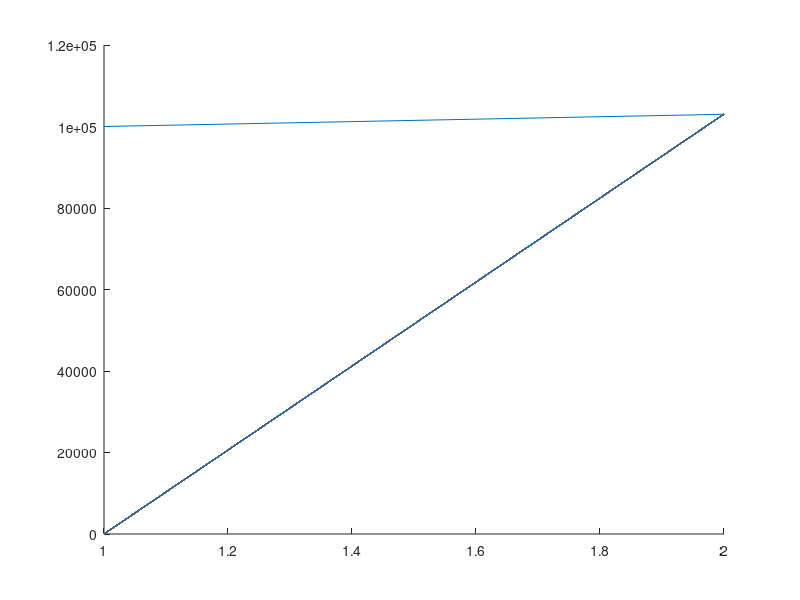

Write the MATLAB code that produced this figure.
clc;cla;clear all;capital = 100000;taux = 0.03;nbAnnee = 1;nbJour = nbAnnee / 365;resultat(1) = capital;resultat6Mois(1) = capital;resultatFrequence(1) = capital; # ---- point n°1 -------------------------------------------------------------------function resultat = calculInteret(capital, taux, nbAnnee)  resultat = capital * (1+taux)^nbAnnee;    returnendfunctionfor i=1 : nbAnnee  resultat(i+1) = calculInteret(capital, taux, i);endfor# ---- point n°2 -------------------------------------------------------------------function resultat = calculInteret6Mois(capital, taux, nbAnnee)  resultat = capital * (1+taux/2)^(nbAnnee*2);    returnendfunctionfor i=1 : nbAnnee  resultat6Mois(i+1) = calculInteret6Mois(capital, taux, i);endfor%hold on;%%plot(resultat);%%plot(resultat6Mois);%%hold off;# différence sur le nombre d'annéeresultat6Mois(nbAnnee) - resultat(nbAnnee)# ---- point n°3 ------------------------------------------------------------------- function resultat = calculInteretSelonF(capital, taux, nbAnnee, nbRetrait)  resultat = capital * (1+(taux/nbRetrait))^(nbAnnee*nbRetrait);    returnendfunctionhold on# Afficher plutôt tableau différentiel for i=1 : 365  for j=1 : nbAnnee    resultatFrequence(j+1) = calculInteretSelonF(capital, taux, j, i);  endfor  plot(resultatFrequence);  resultatFrequence = 0;endforhold off